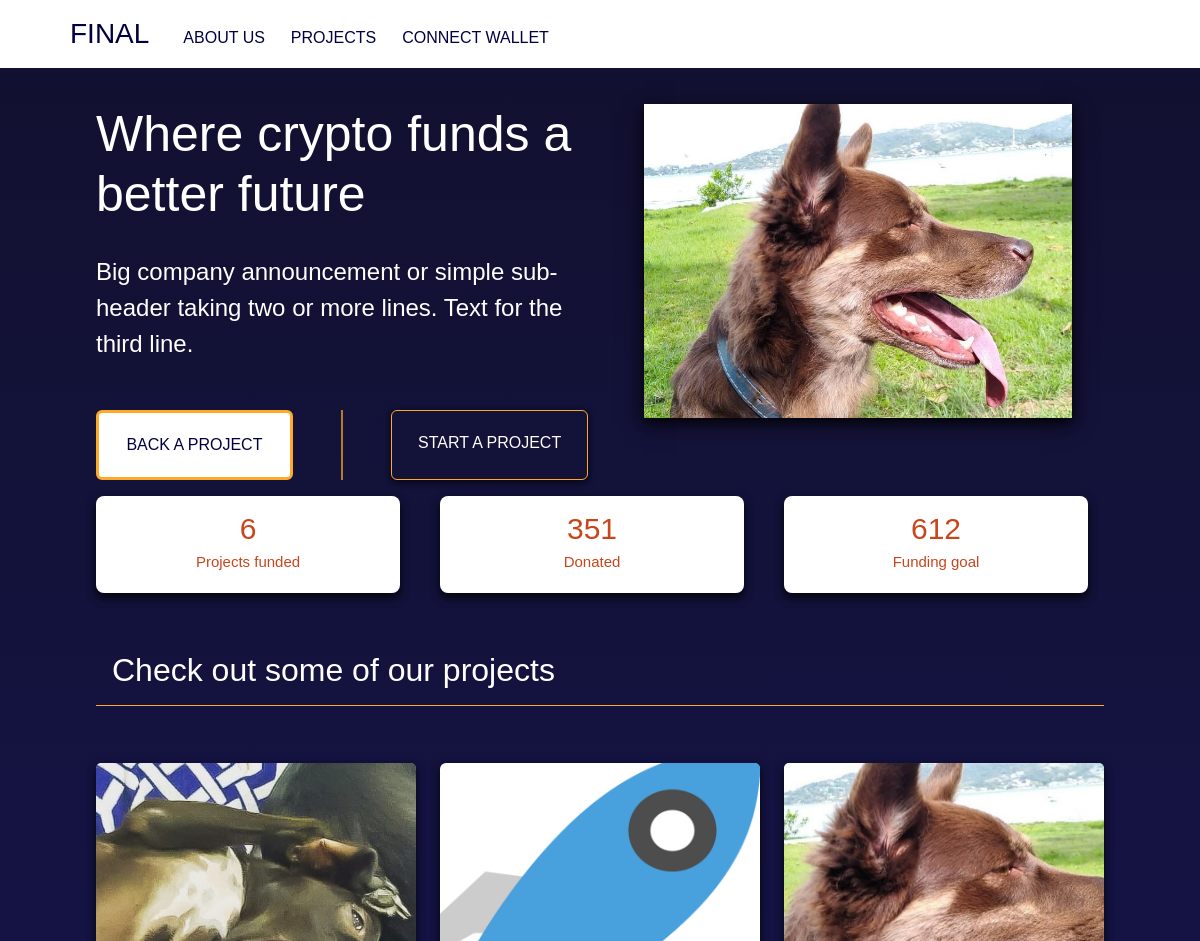
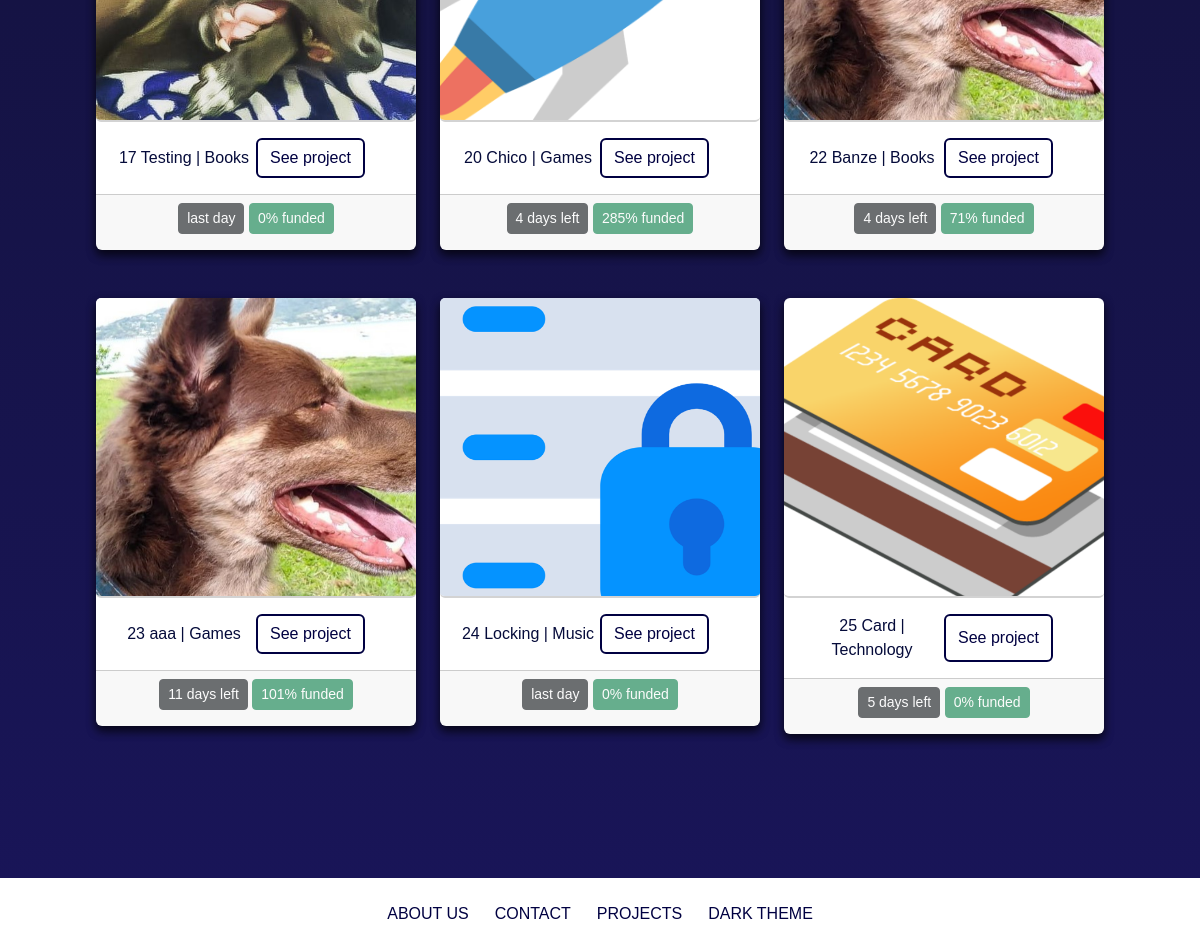
The page / on the database its author committed (2 pictures, top to bottom).
### tables this page shows
CREATE TABLE 'projects' (
    id INTEGER PRIMARY KEY,
    public_key TEXT,
    name TEXT,
    category TEXT,
    created_at TIMESTAMP DEFAULT CURRENT_TIMESTAMP
, 'status' TEXT, 'goal' INTEGER, 'expire_date' DATETIME,'image_path' TEXT, 'description' TEXT);

### app.py (the view, shortened to what this page needs)
@app.route("/", methods=["GET", "POST"])
def index():
    update_database_status()
    projects_list = search_projects(status="active")
    return render_template("index.html", projects_list=projects_list)

### app.py (called while the page is built)
@app.context_processor
def global_variables():
    admin_account = "GCLMA7L4TWKF2NZYKT3W5OZCJ6IBLLPN3P7Q5JRFRTV3FRMCR3BEGYQR"
    categories_list = ["Books", "Games", "Music", "Technology"]
    status_list = ["Active", "Fund", "Refund", "Successful", "Unsuccessful"]
    return dict(categories_list=categories_list, status_list=status_list, admin_account=admin_account)

@app.after_request
def after_request(response):
    response.headers["Cache-Control"] = "no-cache, no-store, must-revalidate"
    response.headers["Expires"] = 0
    response.headers["Pragma"] = "no-cache"
    return response

### helpers.py (called while the page is built)
def format_date(date, date_type):
    if date_type == "long_datetime_db":
        dt = datetime.strptime(date, "%Y-%m-%d")
        new_date = dt.replace(hour=23, minute=59, second=59)
    elif date_type == "medium_string":
        new_date = datetime.strptime(date, "%Y-%m-%d %H:%M:%S").strftime("%d/%m/%Y")
    elif date_type == "long_datetime":
        new_date = datetime.strptime(date, "%Y-%m-%d %H:%M:%S")
    return new_date

def calculate_project_progress(projects_list):
    for project in projects_list:
        amount_donations = db.execute("SELECT SUM(amount) as donations FROM transactions WHERE project_id = ? AND type = ?", project["project_id"], "donation")[0]
        if not amount_donations["donations"]:
            amount_donations["donations"] = 0
        project["total_donations"] = amount_donations["donations"]
        project["funding_progress"] = f'{math.floor(project["total_donations"] / project["goal"] * 100)}%'
    return projects_list

def update_database_status():
    projects_list = calculate_project_progress(db.execute("SELECT id AS project_id, expire_date, goal FROM projects"))
    for project in projects_list:
        project["expire_date"] = format_date(project["expire_date"], "long_datetime")
        if project["expire_date"] < datetime.today():
            if project["total_donations"] >= project["goal"]:
                db.execute("UPDATE projects SET status = ? WHERE id = ?", "fund", project["project_id"])
            elif project["total_donations"] == 0:
                db.execute("UPDATE projects SET status = ? WHERE id = ?", "unsuccessful", project["project_id"])
            else:
                db.execute("UPDATE projects SET status = ? WHERE id = ?", "refund", project["project_id"])

### templates/index.html (shortened to what this page needs)
{% extends "layout.html" %}
{% block main %}
  <div class="container" id="homepageContainer">
      <div class="row">
        <div class="col-lg-6 col-md mb-3">
          <h1>
            Where crypto funds a better future
          </h1>
          <p class="text-start fs-4 mb-5">
            Big company announcement or simple sub-header taking two or more lines. Text for the third line.
          </p>
          <div class="d-flex flex-column flex-md-row justify-content-between">
            <a class="btn btn-light btn-xl" href="/projects">BACK A PROJECT</a>
            <div class="vr"></div>
            <a class="btn btn-outline-light btn-xl" name="{{ session['public_key'] }}" onclick="checkUser(this)">START A PROJECT</a>
          </div>
        </div>
        <div class="col-lg-6 col-lg text-center">
          <img src="{{ url_for('static', filename='theodora.jpg') }}" class="img-fluid">
        </div>
      </div>
      <div class="row justify-content-between">
        <div class="col-sm-4 col-sm">
          <div class="info-card">
            <div class="info-card-title">{{ projects_list | count }}</div>
            <p class="info-card-text">Projects funded</p>
          </div>
        </div>
        <div class="col-sm-4 col-sm">
          <div class="info-card">
              <div class="info-card-title">{{ projects_list | sum(attribute='total_donations') }}</div>
              <p class="info-card-text">Donated</p>
          </div>
        </div>
        <div class="col-sm-4 col-sm">
          <div class="info-card">
            <div class="info-card-title">{{ projects_list | sum(attribute='goal') }}</div>
            <p class="info-card-text">Funding goal</p>
          </div>
        </div>
      </div>
    <div class="text-start mt-5">
      <h2 class="ms-3">Check out some of our projects</h2>
    </div>
    <hr class="mb-5">
    <div class="row justify-content-center">
      {% for project in projects_list %}
        <div class="col-md-4 col-md mb-3">
          <div class="card">
            <img class="card-img" src="{{ url_for('static', filename='uploads/' + project['image_path']) }}" alt="project image">
            <div class="card-body d-flex">
              <p class="card-text w-50 my-auto">{{ project["project_id"] }} {{ project["name"] }} | {{ project["category"] }}</p>
              <button class="btn btn-outline-dark" onclick="location.href='{{ url_for('project_page', project_id=project['project_id']) }}'">See project</button>
            </div>
            <div class="card-footer">
              <button disabled class="btn btn-dark btn-sm mb-2"> {{ project["days_left"] }}</button>
              <button disabled class="btn btn-success btn-sm mb-2">{{ project["funding_progress"] }} funded</button>
            </div>
          </div>
        </div>
      {% endfor %}
    </div>
  </div>
{% endblock %}

### templates/layout.html (shortened to what this page needs)
<!DOCTYPE html>
<html lang="en">
<head>
  <link href="https://cdn.jsdelivr.net/npm/bootstrap@5.3.0/dist/css/bootstrap.min.css" rel="stylesheet">
  <link rel="stylesheet" href="https://cdn.jsdelivr.net/npm/bootstrap-icons@1.10.5/font/bootstrap-icons.css">
  <link href="/static/styles.css" rel="stylesheet">
</head>
<body>
  <nav class="navbar navbar-expand-md sticky-top fs-6">
    <div class="container-fluid mx-5">
      <a class="navbar-brand fs-3" href="/">FINAL</a>
      <div class="collapse navbar-collapse" id="navbar">
        <ul class="navbar-nav me-auto mt-2">
          <li class="nav-item"><a class="nav-link" href="/about">ABOUT US</a></li>
          <li class="nav-item"><a class="nav-link" href="/projects">PROJECTS</a></li>
          {% if session["public_key"] %}
            {% if session["public_key"] == admin_account %}
              <li class="nav-item"><a class="nav-link" href="/controlpanel">CONTROL PANEL</a></li>
            {% else %}
              <li class="nav-item"><a class="nav-link" href="/myaccount">MY ACCOUNT</a></li>
            {% endif %}
            <li class="nav-item"><a class="nav-link" href="/newproject">NEW PROJECT</a></li>
          </ul>
          <ul class="navbar-nav ms-auto mt-2">
            <li class="nav-item"><a class="nav-link me-5" href="/logout">DISCONNECT</a></li>
          </ul>
        {% else %}
          <ul class="navbar-nav ms-auto">
            <li class="nav-item"><button type="button" class="nav-link" id="connectButton" data-bs-toggle="modal" data-bs-target="#connectWalletModal">CONNECT WALLET</button></li>
          </ul>
        {% endif %}
      </div>
    </div>
  </nav>
  <main class="wrapper">
    {% block main %}
    {% endblock %}
  </main>
  <footer class="footer">
    <nav class="navbar navbar-expand-sm mb-0">
      <div class="container-fluid">
        <div class="collapse navbar-collapse" id="footer">
          <ul class="navbar-nav ms-auto me-auto mt-2">
            <li class="nav-item"><a class="nav-link" href="/about">ABOUT US</a></li>
            <li class="nav-item"><a class="nav-link" href="/about">CONTACT</a></li>
            <li class="nav-item"><a class="nav-link" href="/projects">PROJECTS</a></li>
            <li class="nav-item"><a class="nav-link" href="/darktheme">DARK THEME</a></li>
            <li class="nav-item">
            </li>
          </ul>
        </div>
      </div>
    </nav>
  </footer>
</body>
</html>

### static/styles.css (style rules this page uses)
html { min-height: 100%; }
body { background: linear-gradient(180deg, #0D062D, #1C0A6B); background-image: linear-gradient(to bottom, #12102f, #131239, #151344, #17144e, #191559); background-size: cover; color: white; display: flex; flex-direction: column; font-family: 'Trebuchet MS', sans-serif; min-width: 100%; text-align: center; min-height: 100vh; }
.wrapper { flex: 1; }
footer { bottom: 0px; margin-bottom: 0px; }
hr { color: #FEA928; height: 10px; opacity: 1; }
.vr { color: #FEA928; width: 2px; opacity: 0.7; }
nav { background: white; }
.nav-link, .navbar-brand { color: #000041; margin-left: 10px; }
h1 { font-size: 50px; text-align: start; margin-bottom: 30px;; }
.card { border: transparent; box-shadow: 0 4px 10px 0 rgba(0, 0, 0, 0.5), 0 6px 10px 0 rgba(0, 0, 0, 0.4); margin: auto; max-width: 340px; text-align: center; }
.card-img { border-bottom: 2px solid lightgrey; max-height: 300px; }
.card-body { max-height: 100px; }
.card-text { color: #050B3A; }
.card-footer { max-height: 150px; }
.info-card { background-color: white; border-radius: 0.5rem; box-shadow: 0 4px 10px 0 rgba(0, 0, 0, 0.5), 0 6px 10px 0 rgba(0, 0, 0, 0.4); margin-bottom: 10px; padding: 3%; text-align: center; width: 95%; }
.info-card-title { color: #c9451c; font-size: 30px; }
.info-card-text { color: #c9451c; font-size: 15px; margin-bottom: inherit; }
.img-fluid { box-shadow: 0 4px 8px 0 rgba(0, 0, 0, 0.5), 0 6px 20px 0 rgba(0, 0, 0, 0.7); height: 80%; }
.btn-dark { background: #0D062D; color: white; }
.btn-light { background: white; border: 3px solid #FEA928; color: #000041; font-weight: 20px; }
.btn-outline-dark { background: transparent; border: 2px solid #000041; color: #000041; }
.btn-outline-light { border: 1px solid #FEA928; box-shadow: 0 2px 6px 0 rgba(0, 0, 0, 0.10), 0 2px 6px 0 rgba(0, 0, 0, 0.7); color: white; }
.btn-xl { font-size: 100%; padding: 20px 20px; width: 40%; }
#homepageContainer { min-height: 100%; min-width: 100%; padding: 8%; padding-top: 3%; }

### rows shown on the page
projects: image_path (picture), project_id "17", name "Testing", category "Books", days_left "last day", funding_progress "0%"
projects: image_path (picture), project_id "20", name "Chico", category "Games", days_left "4 days left", funding_progress "285%"
projects: image_path (picture), project_id "22", name "Banze", category "Books", days_left "4 days left", funding_progress "71%"
projects: image_path (picture), project_id "23", name "aaa", category "Games", days_left "11 days left", funding_progress "101%"
projects: image_path (picture), project_id "24", name "Locking", category "Music", days_left "last day", funding_progress "0%"
projects: image_path (picture), project_id "25", name "Card", category "Technology", days_left "5 days left", funding_progress "0%"

### other values the page prints
{{ projects_list | count }} "6"
{{ projects_list | sum(attribute='total_donations') }} "351"
{{ projects_list | sum(attribute='goal') }} "612"
